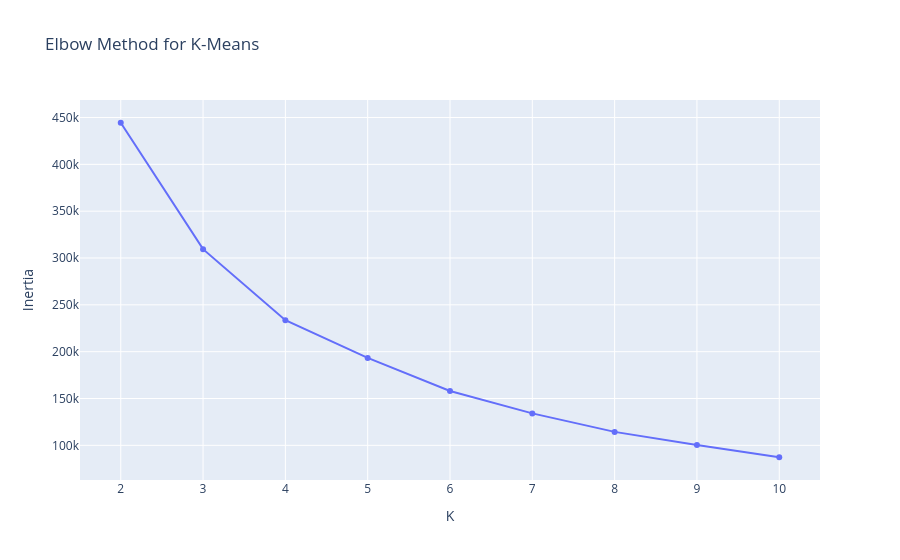

The cell this chart's notebook holds for it:
### Code cell
from sklearn.cluster import KMeans
import plotly.express as px

inertia = []

for k in range(2,11):

    km = KMeans(
        n_clusters=k,
        random_state=42,
        n_init=10        
    )

    km.fit(X_geo)

    inertia.append(km.inertia_)

elbow_df = pd.DataFrame({
    "K": range(2,11),
    "Inertia": inertia
})

fig = px.line(
    elbow_df,
    x="K",
    y="Inertia",
    markers=True,
    title="Elbow Method for K-Means"
)

fig.show()

### Figure 1 — Plotly figure (JSON) as saved in the notebook; plotly's stock layout.template omitted (floating-point values rounded to 4 significant figures)
{"data": [{"hovertemplate": "K=%{x}<br>Inertia=%{y}<extra></extra>", "legendgroup": "", "line": {"color": "#636efa", "dash": "solid"}, "marker": {"symbol": "circle"}, "mode": "lines+markers", "name": "", "orientation": "v", "showlegend": false, "type": "scatter", "x": [2, 3, 4, 5, 6, 7, 8, 9, 10], "xaxis": "x", "y": [444400.0, 309400.0, 233600.0, 193300.0, 158100.0, 134100.0, 114400.0, 100400.0, 87280.0], "yaxis": "y"}], "layout": {"legend": {"tracegroupgap": 0}, "title": {"text": "Elbow Method for K-Means"}, "xaxis": {"anchor": "y", "domain": [0, 1], "title": {"text": "K"}}, "yaxis": {"anchor": "x", "domain": [0, 1], "title": {"text": "Inertia"}}}}
